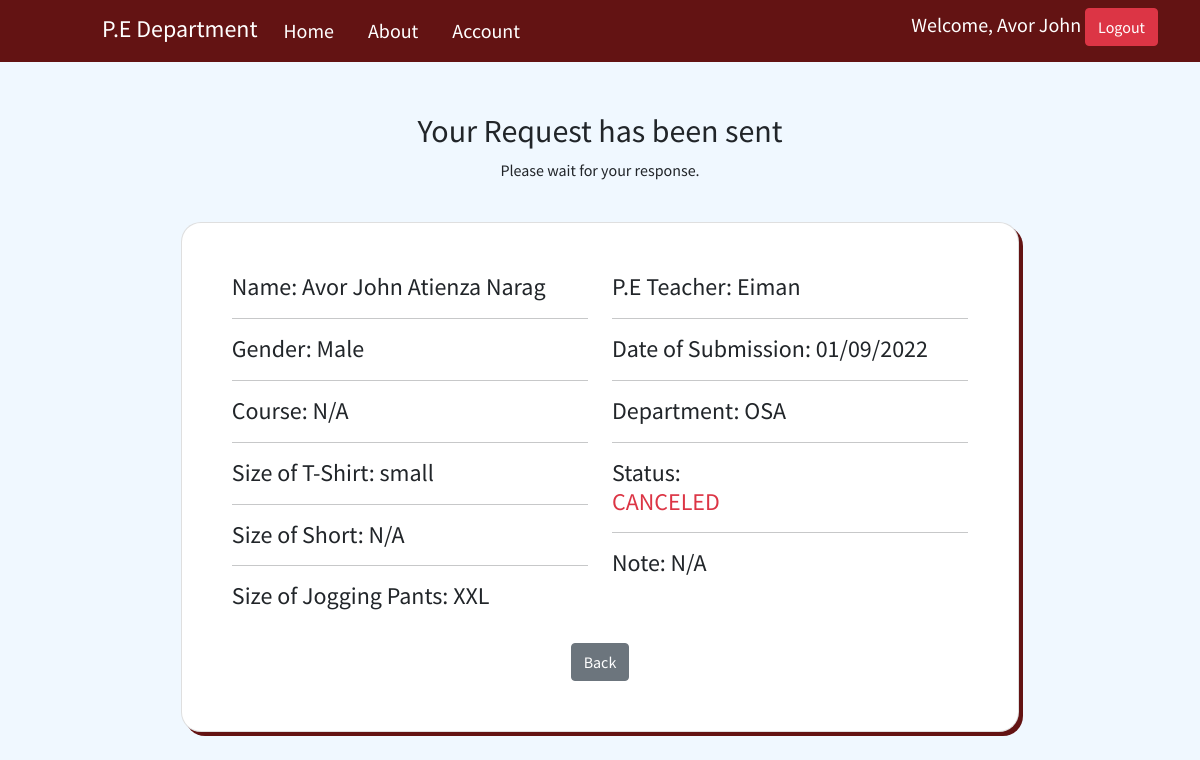
The app's page /success_inquire.php (signed in) with its own data.
### tables this page shows
CREATE TABLE `inquire` (
  `id` int(11) NOT NULL,
  `firstname` varchar(100) NOT NULL,
  `middlename` varchar(100) NOT NULL,
  `lastname` varchar(100) NOT NULL,
  `course` varchar(100) NOT NULL,
  `department` varchar(100) NOT NULL,
  `gender` varchar(100) NOT NULL,
  `teacher` varchar(100) NOT NULL,
  `size_t` varchar(100) NOT NULL,
  `size_s` varchar(100) NOT NULL,
  `size_j` varchar(100) NOT NULL,
  `email` varchar(100) NOT NULL,
  `image` text NOT NULL,
  `status` varchar(100) NOT NULL,
  `note` text NOT NULL,
  `date` text NOT NULL
);

### success_inquire.php (the view, shortened to what this page needs)
<?php
  include('connection.php');
?>
<!DOCTYPE html>
<html lang="en">
<head>
    <link rel="stylesheet" href="css/bootstrap.min.css">
    <link rel="stylesheet" href="css/style.css">
    <link rel="stylesheet" href="css/profile.css">
    <link href="https://cdn.jsdelivr.net/npm/boxicons@latest/css/boxicons.min.css" rel="stylesheet">
    <link rel="stylesheet" href="https://unpkg.com/aos@next/dist/aos.css" />
    <link href="https://maxcdn.bootstrapcdn.com/font-awesome/4.7.0/css/font-awesome.min.css" rel="stylesheet" />
</head>
<body>
    <nav class="navbar navbar-expand-lg navbar-light nav-bg sticky-top">
        <div class="container">
          <h4 class="title-pe">P.E Department</h4>
          <div class="collapse navbar-collapse" id="navbarSupportedContent">
            <ul class="navbar-nav me-auto mb-2 mb-lg-0">
              <li class="nav-item">
                <a class="nav-link active" aria-current="page" id="link" href="home.php">Home</a>
              </li>
              <li class="nav-item">
                <a class="nav-link" id="link" href="home.php#about">About</a>
              </li>
              <li class="nav-item">
                <a class="nav-link" id="link" href="#">Account</a>
              </li>
            </ul>
            <div class="d-flex flex-row-reverse bd-highlight">
                <h5 class="title_profile">Welcome,  <?php echo $_SESSION['get_data']['firstname']; ?>
                 <a href="functions.php?logout" type="submit" class="btn btn-danger side" >Logout</a>
                </h5>
            </div>
          </div>
        </div>
      </nav>
        <div class="jumbotron">
            <div class="text-center">
                <h2>Your Request has been sent</h2>
                <p>Please wait for your response.</p>
            </div>
            <br>
            <div class="container marg-top d-flex justify-content-center" data-aos="zoom-in" data-aos-duration="1000" data-aos-once="true">
                <div class="card card_custom">
                    <div class="row">
                        <?php
                          $email = $_SESSION['get_data']['email'];
                          $query = "SELECT * FROM inquire WHERE email='$email'";
                          $result = mysqli_query($conn, $query);
                          while ($row = mysqli_fetch_array($result)) {
                        ?>
                        <div class="col">
                            <h4>Name: <?php echo $row['firstname'] ?> <?php echo $row['middlename'] ?> <?php echo $row['lastname'] ?></h4>
                            <hr>
                            <h4>Gender: <?php echo $row['gender'] ?></h4>
                            <hr>
                            <h4>Course: <?php echo $row['course'] ?></h4>
                            <hr>
                            <h4>Size of T-Shirt: <?php echo $row['size_t'] ?></h4>
                            <hr>
                            <h4>Size of Short: <?php echo $row['size_s'] ?></h4>
                            <hr>
                            <h4>Size of Jogging Pants: <?php echo $row['size_j'] ?></h4>
                        </div>
                        <div class="col">
                            <h4>P.E Teacher: <?php echo $row['teacher'] ?></h4>
                            <hr>
                            <h4>Date of Submission: <?php echo $row['date'] ?></h4>
                            <hr>
                            <h4>Department: <?php echo $row['department'] ?></h4>
                            <hr>
                            <h4>Status: <?php
                                if ($row['status'] == 'PENDING'){
                                  echo'
                                  <p class="text-warning">PENDING</p>
                                  ';
                              }elseif ($row['status'] == 'UNPAID'){
                                  echo'
                                  <p class="text-warning">UNPAID</p>
                                  ';
                              }elseif ($row['status'] == 'PAID'){
                                  echo'
                                  <p class="text-success">PAID</p>
                                  ';
                              }elseif ($row['status'] == 'PICKUP'){
                                  echo'
                                  <p class="text-success">PICKUP</p>
                                  ';
                              }elseif ($row['status'] == 'DECLINED'){
                                  echo'
                                  <p class="text-danger">DECLINED</p>
                                  ';
                              }elseif ($row['status'] == 'CANCELED'){
                                  echo'
                                  <p class="text-danger">CANCELED</p>
                                  ';
                              }elseif ($row['status'] == 'RECEIVED'){
                                  echo'
                                  <p class="text-primary">RECEIVED</p>
                                  ';
                              }
                             ?></h4>
                             <hr>
                             <h4>Note: <?php echo $row['note'] ?></h4>
                        </div>
                        <div class="text-center">
                          <br>
                            <a class="btn btn-secondary" href="home.php">Back</a>
                        </div>
                        <?php
                        }?>
                    </div>
                </div>
            </div>
        </div>
</body>
</html>

### css/style.css (style rules this page uses)
* { font-family: 'Source Sans Pro', sans-serif; scroll-behavior: smooth; }
.nav-bg { background-color: rgb(99, 19, 19) !important; }
.title-pe { padding-top: 5px; color: white; margin-left: 10px; }
.nav-link { margin-left: 18px; font-size: 18px; }
#link { color: white; font-size: 20px; }
.title_profile { color: white; }
.side { margin-left: 10px; }
.jumbotron { background-color: aliceblue; padding: 50px; padding-bottom: 70px; }
.card_custom { padding: 50px; border-radius: 20px; box-shadow: 4px 4px rgb(99, 19, 19); }
@media only screen and (max-width: 1300px) { .side { margin-left: 0px; } }

### records on screen
inquire: firstname "Avor John", middlename "Atienza", lastname "Narag", gender "Male", course "N/A", size_t "small", size_s "N/A", size_j "XXL", teacher "Eiman", date "01/09/2022", department "OSA", status "CANCELED", note "N/A"

### other values on screen
$_SESSION['get_data']['firstname'] "Avor John"
